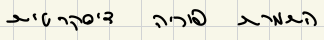
#> input picture data/HarmonitManual/harmonit_lecture_page-0001_seg_0001.png, 324 x 40 px, given in place of page_0001__eSc_line_c9d61a1e.png, which was not available
$ python make_two_flipped_datasets.py
#> lines starting #> are read from the running program, lines starting #| are printed output that depends on the picture; pictures that were not available may be replaced by others from this repository, and a replacement may not be noted
from pathlib import Path
from PIL import Image, ImageOps, ImageChops
import shutil

repo = Path('/home/maxim/HTR-VT')
src = repo / 'data' / 'omer'
configs = [
    ('omer_flip_up_down', ImageOps.flip, 'up_down'),
    ('omer_flip_left_right', ImageOps.mirror, 'left_right'),
]

sample = 'page_0001__eSc_line_c9d61a1e.png'
orig = Image.open(src / 'lines' / sample).convert('L')
expected_ud = ImageOps.flip(orig)
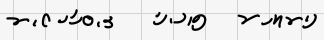
#> expected_ud: PIL image 324x40 L; min 0, max 246, mean 226.8
expected_lr = ImageOps.mirror(orig)
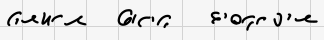
#> expected_lr: PIL image 324x40 L; min 0, max 246, mean 226.8

def diff_score(a, b):
    diff = ImageChops.difference(a, b)
    return sum(diff.histogram()[i] * i for i in range(256))

for dirname, fn, kind in configs:
    dst = repo / 'data' / dirname
    if dst.exists():
        shutil.rmtree(dst)
    (dst / 'lines').mkdir(parents=True, exist_ok=True)

    for list_name in ['train.ln', 'val.ln', 'test.ln']:
        shutil.copy2(src / list_name, dst / list_name)

    for txt in (src / 'lines').glob('*.txt'):
        shutil.copy2(txt, dst / 'lines' / txt.name)

    count = 0
    for img_path in (src / 'lines').glob('*.png'):
        with Image.open(img_path) as im:
#> im is the input picture: PIL image 324x40 RGBA; mean R, G, B, A 228.5, 227.7, 215.5, 255
            fn(im).save(dst / 'lines' / img_path.name)
        count += 1

    made = Image.open(dst / 'lines' / sample).convert('L')
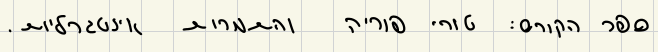
#> input picture data/HarmonitManual/harmonit_lecture_page-0001_seg_0002.png, 658 x 52 px, given in place of page_0001__eSc_line_c9d61a1e.png, which was not available
    print(dirname)
    print('  created_images', count)
#> (the run stopped early here; a loop or call above may not have finished)
